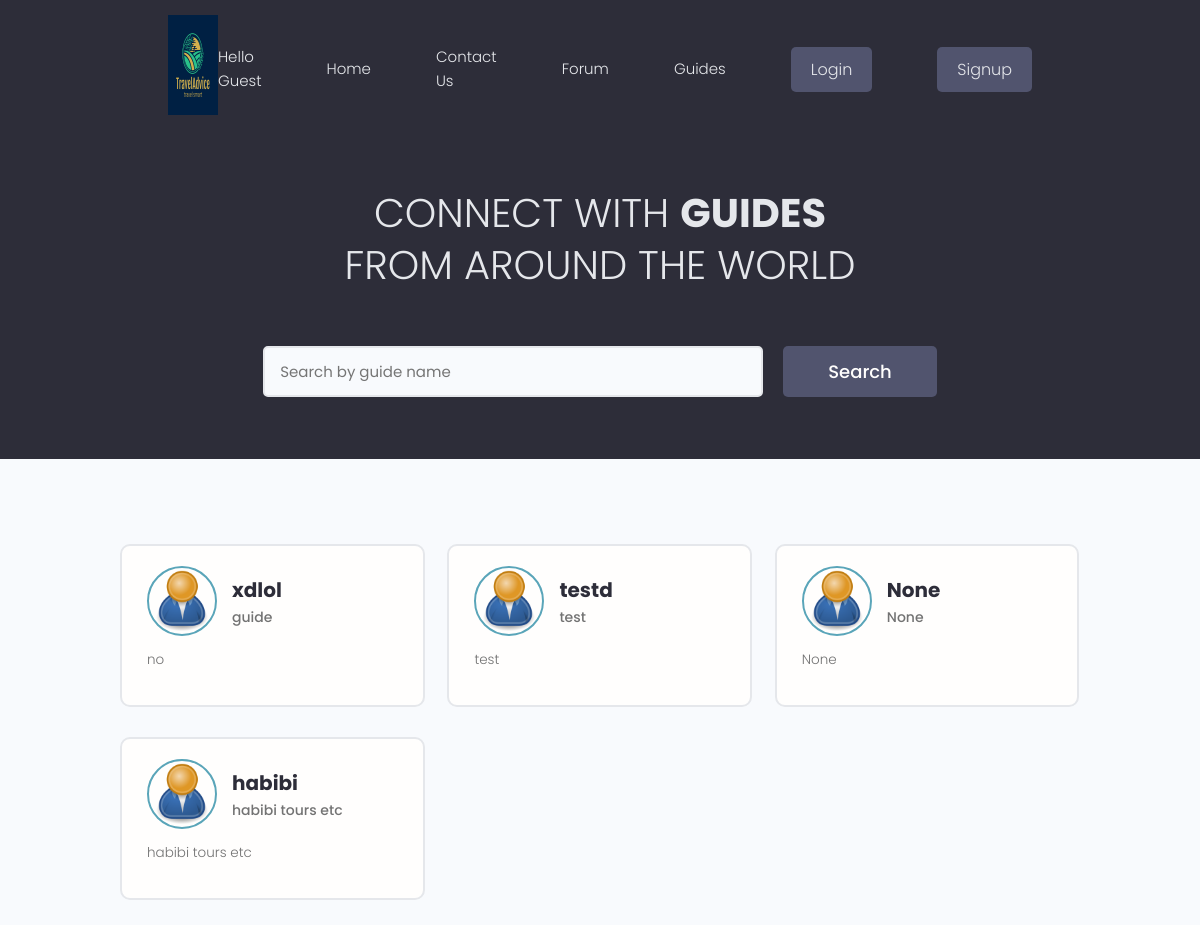
Before: /users/ with the older database file.
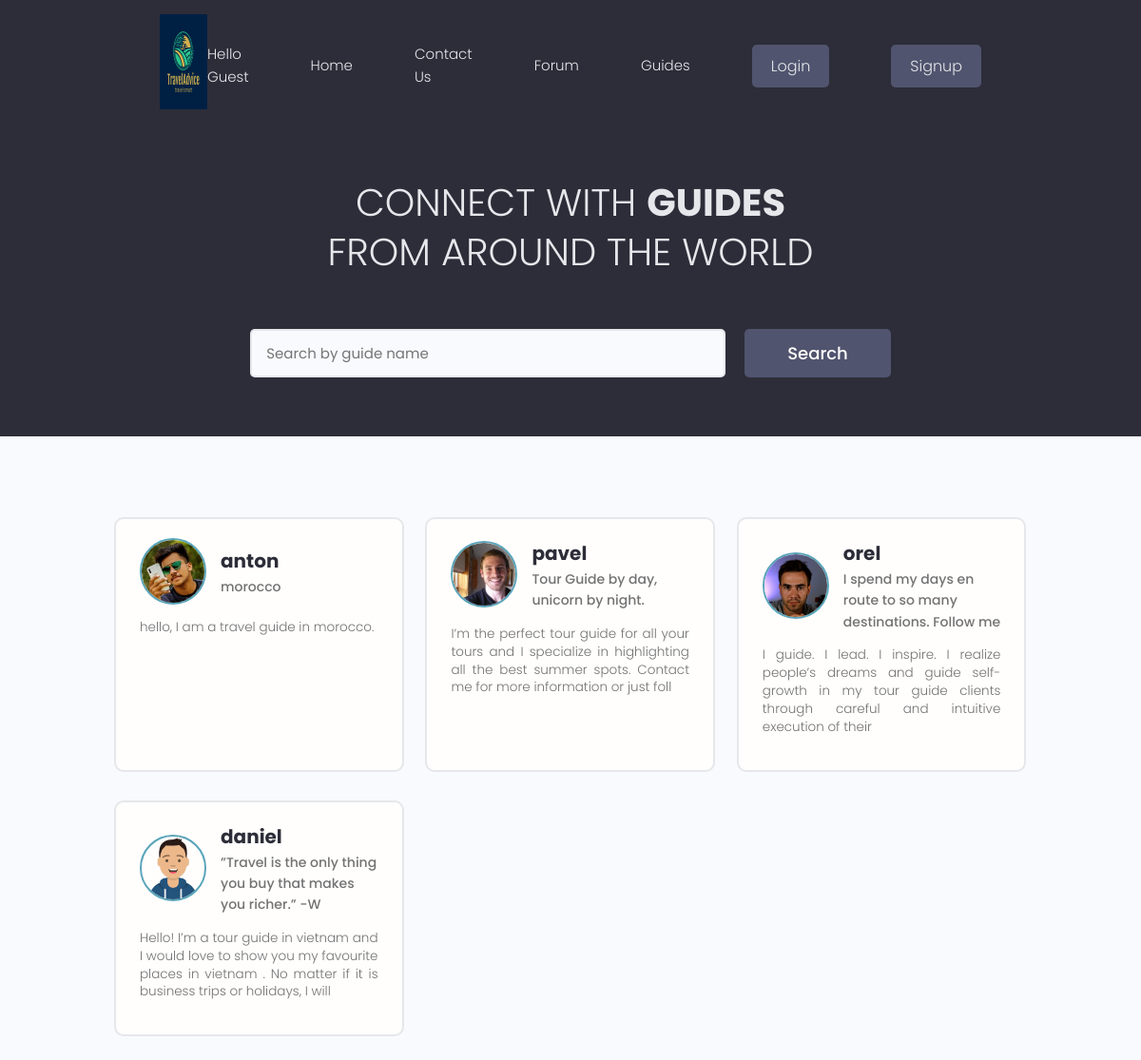
After: the same page with the newer database file.
### users/models.py (models this page shows, shortened)
class Profile(models.Model):
    user = models.OneToOneField(User, on_delete=models.CASCADE, null=True, blank=True)
    name = models.CharField(max_length=200, blank=True, null=True)
    email = models.EmailField(max_length=500, blank=True, null= True)
    username =  models.CharField(max_length=200, blank=True, null=True)
    location =  models.CharField(max_length=200, blank=True, null=True)
    short_intro = models.CharField(max_length=200, blank = True, null=True)
    bio = models.TextField(blank=True,null=True)
    profile_image = models.ImageField(
        null=True, blank=True, upload_to='profiles/', default= "profiles/user-default.png")
    created = models.DateTimeField(auto_now_add=True)
    id = models.UUIDField(default=uuid.uuid4, unique=True, primary_key=True,editable=False)

### users/views.py (the view)
# urls.py: path('', views.profiles, name="profiles"),
def profiles(request):
    profiles = Profile.objects.all()
    context = {'profiles': profiles}
    return render(request, 'users/profiles.html', context)

### forum/context_processors.py (called while the page is built, shortened)
def searchFunction(request):
    search_context = {}
    posts = Post.objects.all()
    return search_context

### users/templates/users/profiles.html (shortened to what this page needs)
{% extends 'main.html' %}
{% block content %}
 <main class="home">
    <section class="hero-section text-center">
      <div class="container container--narrow">
        <div class="hero-section__box">
          <h2>CONNECT WITH <span>GUIDES</span></h2>
          <h2>FROM AROUND THE WORLD</h2>
        </div>
        <div class="hero-section__search">
          <form class="form" action="#" method="get">
            <div class="form__field">
              <input class="input input--text" id="formInput#search" type="text" name="text"
                placeholder="Search by guide name" />
            </div>
            <input class="btn btn--sub btn--lg" type="submit" value="Search" />
          </form>
        </div>
      </div>
    </section>
    <section class="devlist">
      <div class="container">
        <div class="grid grid--three">
          {% for profile in profiles %}
            {%if not profile.user.is_staff %}
                <div class="column card">
                    <div class="dev">
                        <a href="{% url 'guide-profile' profile.id %}" class="card__body">
                            <div class="dev__profile">
                                <img class="avatar avatar--md" src="{{ profile.profile_image.url }}" alt="image" />
                                <div class="dev__meta">
                                    <h3>{{profile.name}}</h3>
                                    <h5>{{profile.short_intro|slice:"60"}}</h5>
                                </div>
                            </div>
                            <p class="dev__info">{{profile.bio|slice:"150"}}</p>
                        </a>
                    </div>
                </div>
                {% endif %}
                {% endfor %}
        </div>
      </div>
    </section>
  </main>
{% endblock content %}

### templates/main.html (shortened to what this page needs)
<!DOCTYPE html>
{% load static %}
<html lang="en">
<head>
    <link rel="stylesheet" href="https://cdn.iconmonstr.com/1.3.0/css/iconmonstr-iconic-font.min.css" />
    <link rel="stylesheet" href="{% static 'uikit/styles/uikit.css' %}" />
    <link rel="stylesheet" href="{% static 'styles/app.css' %}" />
</head>
<body>
    {% include 'navbar.html' %}
    {% block content%}
    {% endblock content %}
</body>
</html>

### templates/navbar.html (shortened to what this page needs)
{% load static %}
 <header class="header">
    <div class="container container--narrow">
      <a href="/" class="header__logo">
        <img src="{% static 'images/log.png' %} " alt="TravelAdvice Logo" />
      </a>
      <nav class="header__nav">
        <ul class="header__menu">
          {% if not user.is_authenticated %}
          <li class="header__menuItem"><a >Hello Guest </a></li>
          {%endif%}
          <li class="header__menuItem"><a href="{% url 'trips' %}">Home</a></li>
          <li class="header__menuItem"><a href="{% url 'contact' %}">Contact Us</a></li>
          <li class="header__menuItem"><a href="{% url 'forumhome' %}">Forum</a></li>
          <li class="header__menuItem"><a href="{% url 'profiles' %}">Guides</a></li>
          {% if user.is_authenticated %}
          {% if user.groups.all.0.name == "guide" or user.groups.all.0.name == "admin" %}
          <li class="header__menuItem"><a href="{% url 'account' %}">My Account</a></li>
          {% endif %}
          <li class="header__menuItem"><a href="{% url 'update_profile' %}">Update Profile</a></li>
          <li class="header__menuItem"><a href="{% url 'logout' %}">Logout</a></li>
          {% else %}
          <li class="header__menuItem"><a href="{% url 'signin' %}" class="btn btn--sub">Login</a></li>
          <li class="header__menuItem"><a href="{% url 'signup' %}" class="btn btn--sub">Signup</a></li>
          {% endif %}
        </ul>
      </nav>
    </div>
  </header>

### static/styles/app.css (style rules this page uses)
:root { --color-sub: #2d2d39; }
.btn--sub { background-color: var(--color-sub-light); }
.card { border: 2px solid var(--color-light); }
img { width: 100%; }
.header { position: sticky; z-index: 111; background-color: var(--color-sub); padding: 1.5rem 0; }
.header > .container { display: flex; justify-content: space-between; align-items: center; }
.header__logo > img { height: 10rem; }
.header__nav > ul { display: inline-flex; align-items: center; list-style: none; gap: 6.5rem; }
.header__menuItem > a { color: var(--color-light); font-weight: 300; }
.hero-section { height: 40vh; display: flex; align-items: center; background-color: var(--color-sub); }
.hero-section__box { margin-bottom: 4rem; }
.hero-section__box > h2, .hero-section__box > h2 > span { font-size: 4rem; color: var(--color-light); line-height: 1.3; text-transform: uppercase; }
.hero-section__box > h2 { font-weight: 300; }
.hero-section__box > h2 > span { font-weight: 700; }
.hero-section__search > .form { display: flex; align-items: center; justify-content: center; gap: 2rem; }
.hero-section__search > .form input.input--text { width: 50rem; }
.devlist { margin-top: 8rem; }
.devlist .grid { align-items: stretch; }
.devlist .dev .dev__profile { display: flex; align-items: center; gap: 1.5rem; }
.devlist .dev .dev__meta h3 { color: var(--color-sub); font-size: 2rem; font-weight: 700; }
.devlist .dev .dev__meta h5 { color: var(--color-text); font-size: 1.4rem; font-weight: 500; }
.devlist .dev .dev__info { margin: 1.5rem 0; font-size: 1.35rem; line-height: 1.4; text-align: justify; }

### static/uikit/styles/modules/_variables.css (style rules this page uses)
:root { --color-main: #5aa5b9; --color-main-light: #e6faff; --color-sub: #3f4156; --color-sub-light: #51546e; --color-sub-lighter: #ededfd; --color-text: #737373; --color-gray: #8b8b8b; --color-light: #e5e7eb; --color-light-gray: #767676; --color-bg: #f8fafd; --color-white: #fffefd; --color-white-light: #f3f3f3; --color-success: #359e64; --color-success-bg: #def8e8; --color-error: #fc4b0b; --color-error-bg: #fff2ee; --font-base: 'Poppins', arial, helvetica, 'Segoe UI', roboto, ubuntu, sans-serif; --font-monospace: 'Fira Code', 'Courier New', courier, monospace; --font-regular: 300; --font-medium: 500; --font-bold: 700; --generic-shadow: 1px 1px 5px #00000010; --generic-transition: all 0.3s ease-in-out; }

### static/uikit/styles/modules/_base.css (style rules this page uses)
* { margin: 0; padding: 0; box-sizing: border-box; text-rendering: optimizeLegibility; color: inherit; font-size: inherit; }
html { font-size: 50%; }
@media only screen and (min-width: 480px) { html { font-size: 56.25%; } }
@media only screen and (min-width: 1200px) { html { font-size: 62.5%; } }
body { line-height: 1.6; font-weight: 400; font-size: 1.5rem; color: var(--color-text); background-color: var(--color-bg); min-height: 100vh; }

### static/uikit/styles/modules/_typography.css (style rules this page uses)
* { font-family: var(--font-base); }
h2 { font-size: 3.6rem; font-weight: var(--font-bold); }
h3 { font-size: 3.2rem; font-weight: var(--font-medium); }
h5 { font-size: 2.4rem; font-weight: var(--font-medium); }
h5, h6 { font-weight: var(--font-regular); }
p, span, strong { font-size: 1.6rem; color: var(--color-text); font-weight: var(--font-regular); }
a { padding-bottom: 2px; text-decoration: none; display: inline-block; color: var(--color-main); font-weight: var(--font-medium); }

### static/uikit/styles/modules/_utilities.css (style rules this page uses)
.container { width: 92%; max-width: 165rem; margin: 0 auto; box-sizing: border-box; }
.container--narrow { width: 92%; max-width: 120rem; }
@media screen and (min-width: 1000px) { .container { width: 90%; } }
@media screen and (min-width: 1000px) { .container--narrow { width: 85%; } }
@media screen and (min-width: 1200px) { .container { width: 80%; } }
@media screen and (min-width: 1200px) { .container--narrow { width: 72%; } }
.text-center { text-align: center; }

### static/uikit/styles/modules/_avatar.css (style rules this page uses)
.avatar { border-radius: 50%; border: 2px solid var(--color-main); object-fit: cover; }
.avatar--md { height: 7rem; width: 7rem; }

### static/uikit/styles/modules/_button.css (style rules this page uses)
.btn { display: inline-block; position: relative; cursor: pointer; background-color: var(--color-light); font-weight: var(--font-medium); color: var(--color-sub); text-decoration: none; padding: 1rem 2rem; border-radius: 0.5rem; border: none; width: -webkit-fit-content; width: -moz-fit-content; width: fit-content; height: -webkit-fit-content; height: -moz-fit-content; height: fit-content; font-size: 1.6rem; outline-width: 0; outline-color: transparent; -webkit-backface-visibility: hidden; backface-visibility: hidden; transition: all 0.3s ease-in-out; }
.btn--sub { background-color: var(--color-sub); color: var(--color-white); }
.btn--lg { font-size: 1.8rem; padding: 1.2rem 4.5rem; }

Changed rows visible on the page:
removed Profile: profile_image (placeholder picture), name "xdlol", short_intro "guide", bio "no"
removed Profile: profile_image (placeholder picture), name "testd", short_intro "test", bio "test"
removed Profile: profile_image (placeholder picture), name "None", short_intro "None", bio "None"
removed Profile: profile_image (placeholder picture), name "habibi", short_intro "habibi tours etc", bio "habibi tours etc"
added Profile: profile_image (picture), name "anton", short_intro "morocco", bio "hello, I am a travel guide in morocco."
added Profile: profile_image (picture), name "pavel", short_intro "Tour Guide by day, unicorn by night.", bio "I’m the perfect tour guide for all your tours and I specialize in highlighting all the best summer spots. Contact me for more information or just foll"
added Profile: profile_image (picture), name "orel", short_intro "I spend my days en route to so many destinations. Follow me", bio "I guide. I lead. I inspire. I realize people’s dreams and guide self-growth in my tour guide clients through careful and intuitive execution of their"
added Profile: profile_image (picture), name "daniel", short_intro "”Travel is the only thing you buy that makes you richer.” -W", bio "Hello! I’m a tour guide in vietnam and I would love to show you my favourite places in vietnam . No matter if it is business trips or holidays, I will"
